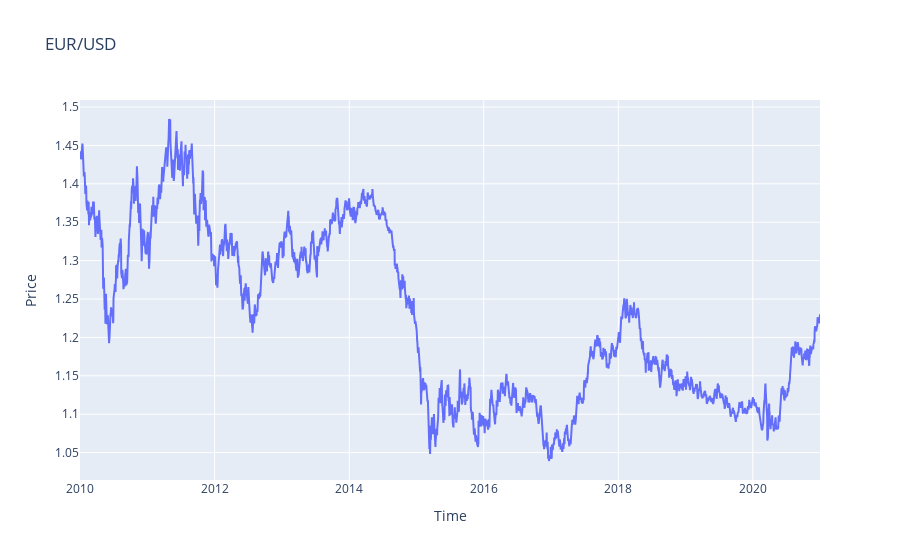

Source (notebook cell):
### Markdown cell above
Since the only attribute we need is closing price
we modify the data frame

### Code cell
fig = go.Figure()

fig.add_trace(go.Scatter(x=data.index, y=data.Close, name='Close'))

fig.update_layout(title='EUR/USD', xaxis_title='Time', yaxis_title='Price')

fig.show()

### Figure 1 — Plotly figure (JSON) as saved in the notebook; plotly's stock layout.template omitted (floating-point values rounded to 4 significant figures; data arrays with more than 128 entries replaced by an {"elided": "..."} marker saying what was removed)
{"data": [{"name": "Close", "type": "scatter", "x": {"elided": "2866 str values"}, "y": {"elided": "2866 float values"}}], "layout": {"title": {"text": "EUR/USD"}, "xaxis": {"title": {"text": "Time"}}, "yaxis": {"title": {"text": "Price"}}}}
